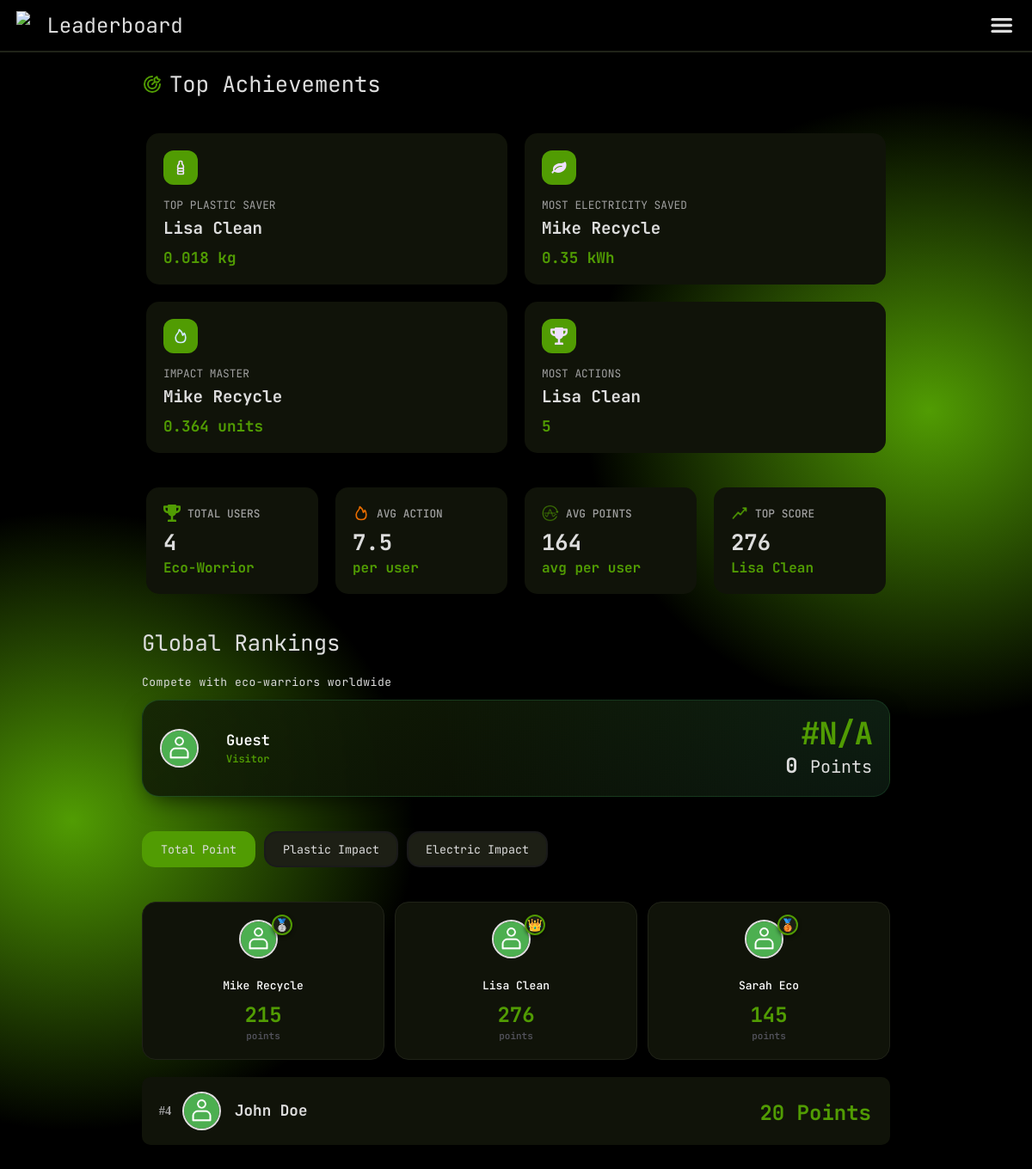
The page /leaderboard.php on the database its author committed.
### tables this page shows
CREATE TABLE USERS (
    username VARCHAR(200) PRIMARY KEY,
    email VARCHAR(200),
    password VARCHAR(64),
    name VARCHAR(200),
    DOB INT,
    profile_picture BLOB,
    role VARCHAR(20),
    FOREIGN KEY (role) REFERENCES ROLES(role)
);

### api/users/fetch_all.php (called while the page is built, shortened)
<?php
include dirname(__DIR__) . '/conn.php';
$query = "SELECT * FROM ecoquest.USERS";
$users = array();
$queryResult = mysqli_query($dbConnection, $query);
foreach (mysqli_fetch_all($queryResult, MYSQLI_ASSOC) as $line) {
    $users[$line['username']] = array(
        'username' => $line['username'],
        'password' => $line['password'],
        'name' => $line['name'],
        'DOB' => (int)$line['DOB'],
        'profile_picture' => $line['profile_picture'],
        'role' => $line['role']
    );
}

### api/submission/fetch_all.php (called while the page is built, shortened)
<?php
include dirname(__DIR__) . '/conn.php';
include dirname(__DIR__) . '/submission/functions.php';
$query = "SELECT * FROM ecoquest.SUBMISSION";
$submissions = array();
$queryResult = mysqli_query($dbConnection, $query);
foreach (mysqli_fetch_all($queryResult, MYSQLI_ASSOC) as $line) {
    $submissions[$line['ID']] = array(
        'ID' => $line['ID'],
        'user' => $line['user'],
        'task_ID' => $line['task_ID'],
        'submitted_timestamp' => (int)$line['submitted_timestamp'],
        'action_count' => (int)$line['action_count'],
        'status' => $line['status'],
        'curator' => $line['curator']
    );
}

### api/points/functions.php (called while the page is built, shortened)
<?php
function points_get_total($username)
{
    include dirname(__DIR__) . "/conn.php";
    $query = "SELECT SUM(task.reward_rate * submission.action_count) as total
            FROM submission
            JOIN task ON submission.task_id = task.id
            WHERE submission.user = '$username' AND submission.status = 'approved'";
    $result = mysqli_query($dbConnection, $query);
    $row = mysqli_fetch_assoc($result);
    return intval($row['total'] ?? 0);
}

### api/goals/functions.php (called while the page is built, shortened)
<?php
function goals_contributions_all($username, $type = NULL, $onlyActive = true)
{
    include dirname(__DIR__) . '/conn.php';
    $query = "select *, coalesce((
        select
    	sum(task.goal_contribution * submission.action_count)
	    from submission
            inner join task
            on task.ID = submission.task_ID
        where
            (submission.user = '$username') and
            (submission.status = 'approved') and
            (task.goal_type = goals.goal_type)
            " . ($onlyActive ? "and (submission.submitted_timestamp between goals.starting_time and goals.ending_time)" : "") . "
    ), 0) as total from goals
    " . (is_null($type) ? "" : "where (goals.type = '$type')");
    $queryResult = mysqli_query($dbConnection, $query);
    $result = array();
    foreach (mysqli_fetch_all($queryResult, MYSQLI_ASSOC) as $row) {
        $result[$row['ID']] = array(
            'ID' => $row['ID'],
            'title' => $row['title'],
            'description' => $row['description'],
            'media' => $row['media'],
            'goal_type' => $row['goal_type'],
            'goal' => $row['goal'],
            'starting_time' => intval($row['starting_time']),
            'ending_time' => intval($row['ending_time']),
            'type' => $row['type'],
            'total' => floatval($row['total']),
        );
    }
    return $result;
}

### leaderboard.php (the view, shortened to what this page needs)
<?php
include 'api/users/fetch_all.php';
include 'api/submission/fetch_all.php';
include 'api/task/fetch_all.php';
include 'api/points/functions.php';
include 'api/credentials/fetch_all.php';
include 'api/goals/functions.php';
$participants = array_filter($users, function($u) {
    return isset($u['role']) && $u['role'] === 'user';
});
$totalPointsSum = 0;
foreach ($participants as &$u) {
    $username = $u['username'];
    $u['points'] = points_get_total($username);
    $userImpacts = goals_contributions_all($username, NULL, false);
    $u['plastic_impact'] = 0;
    $u['electric_impact'] = 0;
    $u['action_count'] = 0;
    foreach ($userImpacts as $goal) {
        if ($goal['goal_type'] === 'plastic') $u['plastic_impact'] += $goal['total'];
        if ($goal['goal_type'] === 'electric') $u['electric_impact'] += $goal['total'];
    }
    $totalPointsSum += $u['points'];
}
$topPlasticUser = ['username' => 'No data', 'val' => 0];
$topElectricUser = ['username' => 'No data', 'val' => 0];
$mostAction = ['username' => 'No data', 'val' => 0];
$impactMaster = ['username' => 'No data', 'val' => 0];
$topScoreVal = 0;
$topScoreName = 'No data';
foreach ($participants as $u) {
    if ($u['plastic_impact'] > $topPlasticUser['val'])
        $topPlasticUser = ['username' => $u['name'], 'val' => $u['plastic_impact']];
    if ($u['electric_impact'] > $topElectricUser['val'])
        $topElectricUser = ['username' => $u['name'], 'val' => $u['electric_impact']];
    if ($u['action_count'] > $mostAction['val'])
        $mostAction = ['username' => $u['name'], 'val' => $u['action_count']];
    if ($u['points'] > $topScoreVal) {
        $topScoreVal = $u['points'];
        $topScoreName = $u['name'];
    }
    $combined = $u['plastic_impact'] + $u['electric_impact'];
    if ($combined > $impactMaster['val'])
        $impactMaster = ['username' => $u['name'], 'val' => $combined];
}
$sortColumn = $_GET['sort'] ?? 'points';
$unit = 'Points';
if ($sortColumn === 'plastic_impact') {
    $unit = 'kg';
} elseif ($sortColumn === 'electric_impact') {
    $unit = 'kWh';
} else {
    $sortColumn = 'points';
}
usort($participants, function($a, $b) use ($sortColumn) {
    $valA = (float)($a[$sortColumn] ?? 0);
    $valB = (float)($b[$sortColumn] ?? 0);
    return $valB <=> $valA;
});
$leaderboard = array_values($participants);
$currentUser = null;
$currentUser = $currentUser ?? ['name' => 'Guest', 'rank' => 'N/A', 'points' => 0, 'title' => 'Visitor'];
$totalUserCount = count($participants);
$avgActionsVal = ($totalUserCount > 0) ? round(count($submissions) / $totalUserCount, 1) : 0;
$avgPointsVal = ($totalUserCount > 0) ? round($totalPointsSum / $totalUserCount) : 0;
?>
<!DOCTYPE html>
<html lang="en">
<head>
    <link rel="stylesheet" href="./styles/style.css">
    <link rel="stylesheet" href="./styles/leaderboard.css">
    <link rel="stylesheet" href="./styles/leaderboard2.css">
</head>
<body>
    <div id="bg-color">
        <div id="elements">
            <?php $headerTitle = "Leaderboard"; include './components/header.php'; ?>
            <div id="top-achievements">
                <img src="./assets/target.svg">
                <h3>Top Achievements</h3>
            </div>
            <div id="achievements-grid">
                <div class="achievement-card">
                    <div class="card-icon"><img src="./assets/plastic.svg"></div>
                    <p class="achievement-title">TOP PLASTIC SAVER</p>
                    <p class="achievement-name"><?= htmlspecialchars($topPlasticUser['username']) ?></p>
                    <p class="achievement-value green-text"><?= $topPlasticUser['val'] ?> kg</p>
                </div>
                <div class="achievement-card">
                    <div class="card-icon"><img src="./assets/leaf.svg"></div>
                    <p class="achievement-title">MOST ELECTRICITY SAVED</p>
                    <p class="achievement-name"><?= htmlspecialchars($topElectricUser['username']) ?></p>
                    <p class="achievement-value green-text"><?= $topElectricUser['val'] ?> kWh</p>
                </div>
                <div class="achievement-card">
                    <div class="card-icon"><img src="./assets/fire.svg"></div>
                    <p class="achievement-title">IMPACT MASTER</p>
                    <p class="achievement-name"><?= htmlspecialchars($impactMaster['username']) ?></p>
                    <p class="achievement-value green-text"><?= $impactMaster['val'] ?> units</p>
                </div>
                <div class="achievement-card">
                    <div class="card-icon"><img src="./assets/trophy.svg"></div>
                    <p class="achievement-title">MOST ACTIONS</p>
                    <p class="achievement-name"><?= htmlspecialchars($mostAction['username']) ?></p>
                    <p class="achievement-value green-text"><?= $mostAction['val'] ?> </p>
                </div>
            </div>
            <div id="stats-grid">
                <div class="stats-card">
                    <div class="stats-header"><img src="./assets/trophy.svg"><p class="stats-title">TOTAL USERS</p></div>
                    <p class="stats-value"><?= $totalUserCount ?></p>
                    <p class="stats-footer green-text">Eco-Worrior</p>
                </div>
                <div class="stats-card">
                    <div class="stats-header"><img src="./assets/fire.svg"><p class="stats-title">AVG ACTION</p></div>
                    <p class="stats-value"><?= $avgActionsVal ?></p>
                    <p class="stats-footer green-text">per user</p>
                </div>
                <div class="stats-card">
                    <div class="stats-header"><img src="./assets/average.png"><p class="stats-title">AVG POINTS</p></div>
                    <p class="stats-value"><?= $avgPointsVal ?></p>
                    <p class="stats-footer green-text">avg per user</p>
                </div>
                <div class="stats-card">
                    <div class="stats-header"><img src="./assets/increase.png"><p class="stats-title">TOP SCORE</p></div>
                    <p class="stats-value"><?= $topScoreVal ?></p>
                    <p class="stats-footer green-text"><?= htmlspecialchars($topScoreName) ?></p>
                </div>
            </div>
            <section id="global-rankings">
                <h2>Global Rankings</h2>
                <div class="user-card">
                    <div class="label-header">
                        <p>Compete with eco-warriors worldwide</p>
                    </div>
                    <div class="rank-card">
                        <div class="card-content">
                            <div class="user-section">
                                <?php
                                    $currentImgPath = $currentUser['profile_pic'] ?? './assets/avatar.png';
                                    if ($sortColumn === 'plastic_impact') {
                                        $displayDecimals = 3;
                                    } elseif ($sortColumn === 'electric_impact') {
                                        $displayDecimals = 2;
                                    } else {
                                        $displayDecimals = 0;
                                    }
                                ?>
                                <div class="user-avatar-container">
                                    <img src="<?= $currentImgPath ?>" class="leaderboard-avatar" alt="Profile">
                                </div>
                                <div class="user-info">
                                    <span class="user-title"><?= htmlspecialchars($currentUser['name']) ?></span>
                                    <span class="user-level"><?= htmlspecialchars($currentUser['title'] ?? 'Member') ?></span>
                                </div>
                            </div>
                            <div class="user-stats-section">
                                <span class="user-rank-number">#<?= $currentUser['rank'] ?></span>
                                <span class="user-points">
                                    <?= number_format($currentUser[$sortColumn] ?? 0, $displayDecimals) ?>
                                    <small><?= $unit ?></small>
                                </span>
                            </div>
                        </div>
                    </div>
                    <div id="board-filter">
                        <nav class="board-filters" id="timeFilters">
                            <button type="button" class="board-button <?= $sortColumn == 'points' ? 'active' : '' ?>" onclick="filterLeaderboard('points')">Total Point</button>
                            <button type="button" class="board-button <?= $sortColumn == 'plastic_impact' ? 'active' : '' ?>" onclick="filterLeaderboard('plastic_impact')">Plastic Impact</button>
                            <button type="button" class="board-button <?= $sortColumn == 'electric_impact' ? 'active' : '' ?>" onclick="filterLeaderboard('electric_impact')">Electric Impact</button>
                        </nav>
                    </div>
                    <div class="leaderboard">
                        <?php
                        $podiumMap = [1, 0, 2];
                        $ranks = [1 => 'silver', 0 => 'gold', 2 => 'bronze'];
                        $badges = [1 => '🥈', 0 => '👑', 2 => '🥉'];
                        foreach($podiumMap as $index):
                            if(isset($leaderboard[$index])):
                                $user = $leaderboard[$index];
                                $imgPath = $user['profile_pic'] ?? './assets/avatar.png';
                        ?>
                            <div class="card <?= $ranks[$index] ?>">
                                <div class="avatar">
                                    <div class="user-avatar-container"><img src="<?= $imgPath ?>" class="leaderboard-avatar"></div>
                                    <span class="badge"><?= $badges[$index] ?></span>
                                </div>
                                <h3><?= htmlspecialchars($user['name']) ?></h3>
                                <?php
                                    if ($sortColumn === 'plastic_impact') {
                                        $decimals = 3;
                                    } elseif ($sortColumn === 'electric_impact') {
                                        $decimals = 2;
                                    } else {
                                        $decimals = 0;
                                    }
                                ?>
                                <p class="user-points green-text"><?= number_format($user[$sortColumn] ?? 0,$decimals) ?></p>
                                <p class="label"><?= $unit ?></p>
                            </div>
                        <?php endif; endforeach; ?>
                    </div>
                    <ul id="leaderboard-list">
                        <?php for($i = 3; $i < 10; $i++):
                            if(isset($leaderboard[$i])):
                                $user = $leaderboard[$i];
                                $imgPath = $user['profile_pic'] ?? './assets/avatar.png';
                        ?>
                            <li class="ranking-item">
                                <div class="rank-badge number-rank">#<?= $i + 1 ?></div>
                                <div class="user-avatar-container"><img src="<?= $imgPath ?>" class="leaderboard-avatar"></div>
                                <div class="user-info">
                                    <span class="user-name"><?= htmlspecialchars($user['name']) ?></span>
                                </div>
                                <?php
                                    if ($sortColumn === 'plastic_impact') {
                                        $decimals = 3;
                                    } elseif ($sortColumn === 'electric_impact') {
                                        $decimals = 2;
                                    } else {
                                        $decimals = 0;
                                    }
                                ?>
                                <span class="user-points green-text">
                                    <?= number_format($user[$sortColumn] ?? 0,$decimals) ?> <?= $unit ?>
                                </span>
                            </li>
                        <?php endif; endfor; ?>
                    </ul>
                </div>
            </section>
        </div>
    </div>
</body>

### rows shown on the page
users: name "Lisa Clean", name "0.018", name "5"
users: name "Mike Recycle", name "0.35", name "0.364"
users: name "Sarah Eco"
users: name "John Doe"

### other values the page prints
$headerTitle "Leaderboard"
$totalUserCount "4"
$avgActionsVal "7.5"
$avgPointsVal "164"
$topScoreVal "276"
$currentUser['name'] "Guest"
$currentUser['title'] "Visitor"
$currentUser['rank'] "N/A"
$currentUser[$sortColumn] "0"
$unit "Points"
$badges[$index] "🥈"
$user[$sortColumn] "215"
$badges[$index] "👑"
$user[$sortColumn] "276"
$badges[$index] "🥉"
